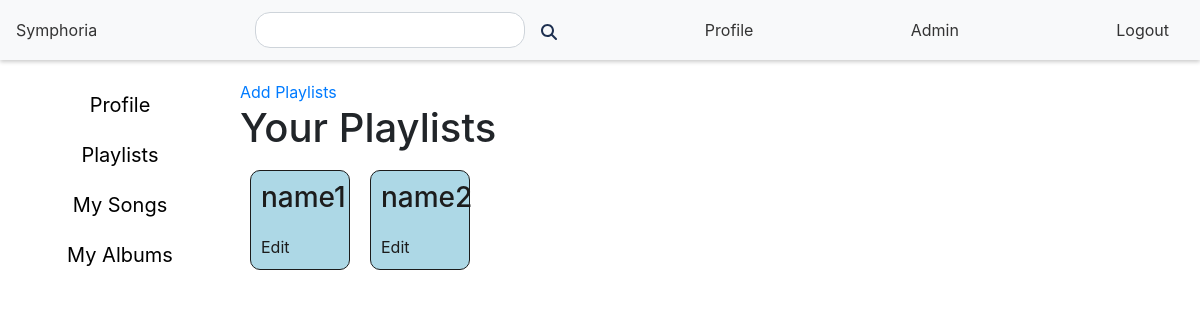
/my_playlists (signed in), run on an earlier commit of the app's database.
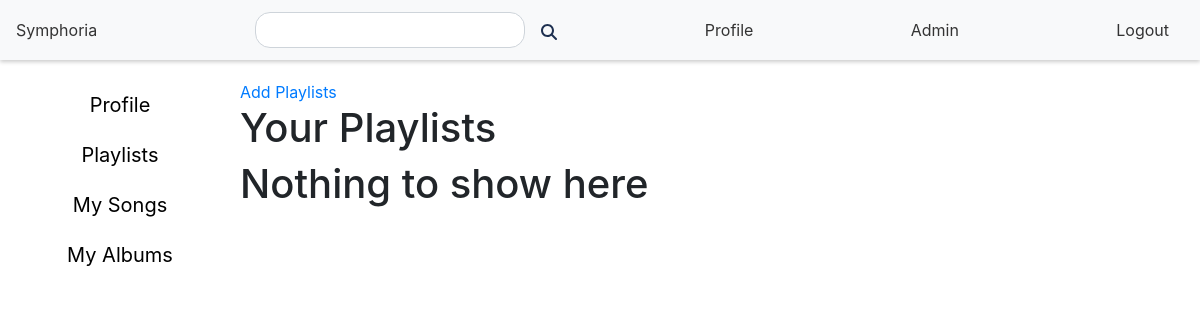
And on a later commit of the database.
### models.py (models this page shows)
class Playlist(db.Model):
    id = db.Column(db.Integer, primary_key=True)
    name = db.Column(db.String(255), nullable=False)
    user_id = db.Column(db.Integer, db.ForeignKey('user.id'), nullable=False)

### routes.py (the view)
@app.route('/my_playlists')
@is_blacklist
def my_playlists():
    if 'user_id' not in session:
        flash('Please log in', 'info')
        return redirect(url_for('login'))
    else:
        user = User.query.filter_by(id=session['user_id']).first()
        playlists = Playlist.query.filter_by(user_id=user.id).all()
        return render_template('my_playlists.html', user=user, playlists=playlists, Admin=Admin)

### routes.py (called while the page is built)
def is_blacklist(f):
    @wraps(f)
    def decorated_function(*args, **kwargs):
        if 'user_id' in session:
            user = User.query.filter_by(id=session['user_id']).first()
            if user and user.blacklist:
                flash('You are blacklisted', 'info')
                return redirect(url_for('logout'))
        return f(*args, **kwargs)
    return decorated_function

### templates/my_playlists.html (shortened to what this page needs)
{% extends 'layout.html' %}
{% block content %}
        <nav class="navbar">
        <a href="/">Symphoria</a>
        <form action="/search" method="POST">
            {% if session['search'] %}
                <input type="text" name="search" value="{{ session['search'] }}">
            {% else %}
                <input type="text" name="search" value="">
            {% endif %}
            <button type="submit"><img src="{{ url_for('static', filename='magnifying-glass-solid.svg') }}" alt=""></button>
        </form>
        <a href="/profile">Profile</a>
        {% if Admin.query.filter_by(id=session['user_id']).first() %}
            <a href="/admin">Admin</a>
        {% endif %}
        <a href="/logout">Logout</a>
    </nav>
    <div class="content-container">
    <div class="menubar">
        <a href="/profile">Profile</a>
        <a href='/my_playlists'>Playlists</a>
        <a href='/my_songs'>My Songs</a>
        <a href="/my_albums">My Albums</a>
    </div>
    <div class="info">
        <a href="/my_playlists/create" class="add_playlists">Add Playlists</a>
        <h1>Your Playlists</h1>
        {% if playlists %}
            <div class="playlists">
            {% for playlist in playlists %}
                <div class="playlist_controls">
                        <a href="/my_playlists/{{ playlist.id }}"><h3>{{ playlist.name }}</h3></a>
                        <a href="/my_playlists/edit/{{ playlist.id }}">Edit</a>
                </div>
            {% endfor %}
            </div>
        {% else %}
            <h1>Nothing to show here</h1>
        {% endif %}
    </div>
    </div>
{% endblock %}

What changed in the data, as far as the page shows it:
removed Playlist: name "name1"
removed Playlist: name "name2"
Also different on the page:
text now shown: "Nothing to show here"
